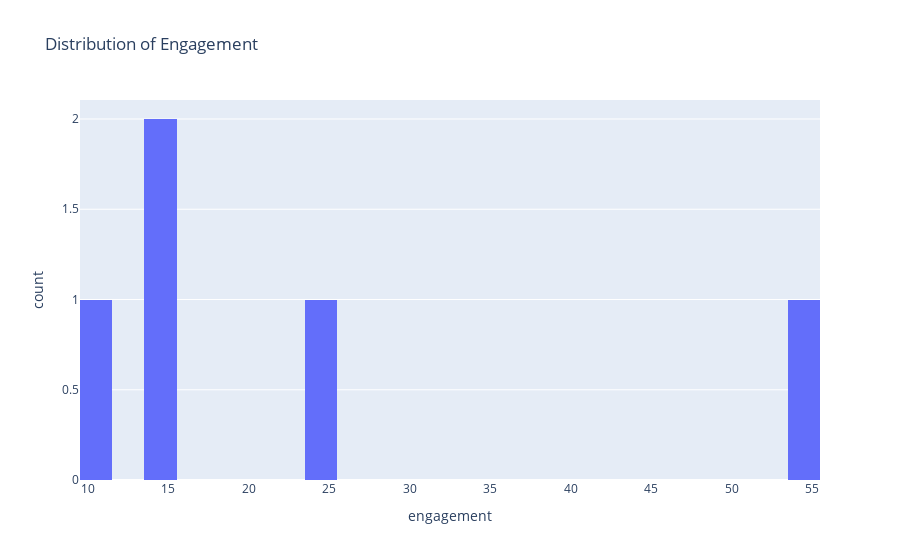

Notebook source saved alongside this figure:
### Code cell
# Engagement distribution
if "engagement" not in df.columns:
    df["engagement"] = df["likes"] + df["comments"]
px.histogram(df, x="engagement", nbins=30, title="Distribution of Engagement").show()

### Figure 1 — Plotly figure (JSON) as saved in the notebook; plotly's stock layout.template omitted (floating-point values rounded to 4 significant figures)
{"data": [{"bingroup": "x", "hovertemplate": "engagement=%{x}<br>count=%{y}<extra></extra>", "legendgroup": "", "marker": {"color": "#636efa", "pattern": {"shape": ""}}, "name": "", "nbinsx": 30, "orientation": "v", "showlegend": false, "type": "histogram", "x": [24, 14, 14, 55, 11], "xaxis": "x", "yaxis": "y"}], "layout": {"barmode": "relative", "legend": {"tracegroupgap": 0}, "title": {"text": "Distribution of Engagement"}, "xaxis": {"anchor": "y", "domain": [0, 1], "title": {"text": "engagement"}}, "yaxis": {"anchor": "x", "domain": [0, 1], "title": {"text": "count"}}}}
